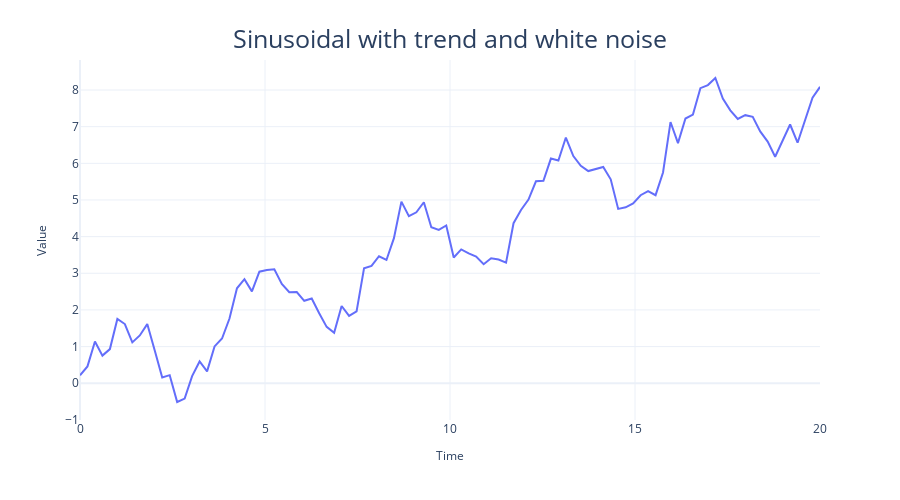

Here is the notebook cell this chart was saved with:
### Markdown cell above
### Stationary and non-stationary time series

*stationarity* is a key assumption in modelling time series. Real-world time series are non-stationary.
A time series can be called stationary if the probability distribution remains constant over time. From the definition of a Gaussian distribution, the stationary assumption of a model can be broken if:
- the mean changes over time
- the variance changes over time

#### Change in Mean over time
Most popular way a non-stationary time series presesnt itself. If there is an upward or downward trend - the mean accross any 2 selected points in time are not the same. Can also be interpreted as _seasonality_. Example is temperature. If we take the mean temperature in summer vs during winter, they will be different.

### Code cell
# Initialization & Parameters
signal = ts.signals.Sinusoidal(amplitude=1, frequency=0.25)
noise = ts.noise.GaussianNoise(std=0.3)
samples, rts, signals, errors = generate_time_series(signal=signal,noise=noise)
trend = rts*0.4 # since rts is a linear line - utilizing this to make a trend
samples = samples+trend


plot_time_series(rts,samples,"Sinusoidal with trend and white noise")

### Figure 1 — Plotly figure (JSON) as saved in the notebook; plotly's stock layout.template omitted (floating-point values rounded to 4 significant figures)
{"data": [{"hovertemplate": "Time=%{x}<br>Value=%{y}<extra></extra>", "legendgroup": "", "line": {"color": "#636efa", "dash": "solid"}, "marker": {"symbol": "circle"}, "mode": "lines", "name": "", "orientation": "v", "showlegend": false, "type": "scatter", "x": [0, 0.202, 0.404, 0.6061, 0.8081, 1.01, 1.212, 1.414, 1.616, 1.818, 2.02, 2.222, 2.424, 2.626, 2.828, 3.03, 3.232, 3.434, 3.636, 3.838, 4.04, 4.242, 4.444, 4.646, 4.848, 5.051, 5.253, 5.455, 5.657, 5.859, 6.061, 6.263, 6.465, 6.667, 6.869, 7.071, 7.273, 7.475, 7.677, 7.879, 8.081, 8.283, 8.485, 8.687, 8.889, 9.091, 9.293, 9.495, 9.697, 9.899, 10.1, 10.3, 10.51, 10.71, 10.91, 11.11, 11.31, 11.52, 11.72, 11.92, 12.12, 12.32, 12.53, 12.73, 12.93, 13.13, 13.33, 13.54, 13.74, 13.94, 14.14, 14.34, 14.55, 14.75, 14.95, 15.15, 15.35, 15.56, 15.76, 15.96, 16.16, 16.36, 16.57, 16.77, 16.97, 17.17, 17.37, 17.58, 17.78, 17.98, 18.18, 18.38, 18.59, 18.79, 18.99, 19.19, 19.39, 19.6, 19.8, 20], "xaxis": "x", "y": [0.2149, 0.4592, 1.139, 0.7534, 0.9312, 1.755, 1.615, 1.114, 1.303, 1.614, 0.8939, 0.1544, 0.2203, -0.5122, -0.4204, 0.1933, 0.5932, 0.3241, 1.005, 1.22, 1.766, 2.591, 2.839, 2.506, 3.043, 3.087, 3.108, 2.708, 2.485, 2.488, 2.249, 2.312, 1.909, 1.538, 1.376, 2.108, 1.837, 1.959, 3.134, 3.199, 3.464, 3.363, 3.959, 4.955, 4.558, 4.664, 4.938, 4.256, 4.181, 4.303, 3.43, 3.651, 3.541, 3.455, 3.247, 3.408, 3.375, 3.289, 4.367, 4.727, 5.01, 5.51, 5.523, 6.13, 6.077, 6.703, 6.198, 5.934, 5.788, 5.835, 5.9, 5.564, 4.755, 4.8, 4.907, 5.129, 5.244, 5.131, 5.751, 7.126, 6.552, 7.222, 7.331, 8.051, 8.135, 8.328, 7.765, 7.447, 7.211, 7.314, 7.268, 6.872, 6.592, 6.18, 6.624, 7.059, 6.562, 7.175, 7.789, 8.086], "yaxis": "y"}], "layout": {"autosize": false, "height": 500, "legend": {"tracegroupgap": 0}, "margin": {"t": 60}, "title": {"font": {"size": 25}, "text": "Sinusoidal with trend and white noise", "x": 0.5, "xanchor": "center", "yanchor": "top"}, "width": 900, "xaxis": {"anchor": "y", "domain": [0, 1], "title": {"font": {"size": 12}, "text": "Time"}}, "yaxis": {"anchor": "x", "domain": [0, 1], "title": {"font": {"size": 12}, "text": "Value"}}}}
